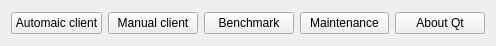
<?xml version="1.0" encoding="UTF-8"?>
<ui version="4.0">
 <class>Logging</class>
 <widget class="QMainWindow" name="Logging">
  <property name="geometry">
   <rect>
    <x>0</x>
    <y>0</y>
    <width>496</width>
    <height>46</height>
   </rect>
  </property>
  <property name="windowTitle">
   <string>Logging</string>
  </property>
  <widget class="QWidget" name="centralWidget">
   <layout class="QHBoxLayout" name="horizontalLayout">
    <item>
     <widget class="QPushButton" name="automatic">
      <property name="text">
       <string>Automaic client</string>
      </property>
     </widget>
    </item>
    <item>
     <widget class="QPushButton" name="manual">
      <property name="text">
       <string>Manual client</string>
      </property>
     </widget>
    </item>
    <item>
     <widget class="QPushButton" name="benchmark">
      <property name="text">
       <string>Benchmark</string>
      </property>
     </widget>
    </item>
    <item>
     <widget class="QPushButton" name="maintenance">
      <property name="text">
       <string>Maintenance</string>
      </property>
     </widget>
    </item>
    <item>
     <widget class="QPushButton" name="pushButton">
      <property name="text">
       <string>About Qt</string>
      </property>
     </widget>
    </item>
   </layout>
  </widget>
 </widget>
 <layoutdefault spacing="6" margin="11"/>
 <resources/>
 <connections/>
</ui>
